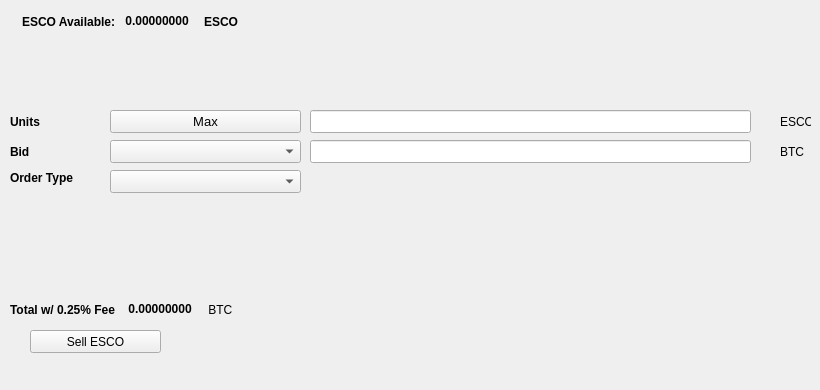
   <widget class="QWidget" name="SellTab">
    <attribute name="title">
     <string>Sell</string>
    </attribute>
    <widget class="QLabel" name="label_16">
     <property name="geometry">
      <rect>
       <x>780</x>
       <y>140</y>
       <width>31</width>
       <height>23</height>
      </rect>
     </property>
     <property name="text">
      <string>BTC</string>
     </property>
    </widget>
    <widget class="QComboBox" name="SellBidcomboBox">
     <property name="geometry">
      <rect>
       <x>110</x>
       <y>140</y>
       <width>191</width>
       <height>23</height>
      </rect>
     </property>
     <property name="font">
      <font>
       <pointsize>10</pointsize>
      </font>
     </property>
    </widget>
    <widget class="QLabel" name="label_18">
     <property name="geometry">
      <rect>
       <x>10</x>
       <y>110</y>
       <width>46</width>
       <height>23</height>
      </rect>
     </property>
     <property name="font">
      <font>
       <weight>75</weight>
       <bold>true</bold>
      </font>
     </property>
     <property name="text">
      <string>Units</string>
     </property>
    </widget>
    <widget class="QPushButton" name="Sell_Max_Amount">
     <property name="geometry">
      <rect>
       <x>110</x>
       <y>110</y>
       <width>191</width>
       <height>23</height>
      </rect>
     </property>
     <property name="font">
      <font>
       <pointsize>10</pointsize>
      </font>
     </property>
     <property name="text">
      <string>Max</string>
     </property>
    </widget>
    <widget class="QLabel" name="label_20">
     <property name="geometry">
      <rect>
       <x>10</x>
       <y>170</y>
       <width>91</width>
       <height>16</height>
      </rect>
     </property>
     <property name="font">
      <font>
       <weight>75</weight>
       <bold>true</bold>
      </font>
     </property>
     <property name="text">
      <string>Order Type</string>
     </property>
    </widget>
    <widget class="QComboBox" name="SellOrdertypeCombo">
     <property name="geometry">
      <rect>
       <x>110</x>
       <y>170</y>
       <width>191</width>
       <height>23</height>
      </rect>
     </property>
     <property name="font">
      <font>
       <pointsize>10</pointsize>
      </font>
     </property>
    </widget>
    <widget class="QLabel" name="label_21">
     <property name="geometry">
      <rect>
       <x>10</x>
       <y>140</y>
       <width>46</width>
       <height>23</height>
      </rect>
     </property>
     <property name="font">
      <font>
       <weight>75</weight>
       <bold>true</bold>
      </font>
     </property>
     <property name="text">
      <string>Bid</string>
     </property>
    </widget>
    <widget class="QLabel" name="label_22">
     <property name="geometry">
      <rect>
       <x>780</x>
       <y>110</y>
       <width>31</width>
       <height>23</height>
      </rect>
     </property>
     <property name="text">
      <string>ESCO</string>
     </property>
    </widget>
    <widget class="QLineEdit" name="UnitsInputESCO">
     <property name="geometry">
      <rect>
       <x>310</x>
       <y>110</y>
       <width>441</width>
       <height>23</height>
      </rect>
     </property>
     <property name="font">
      <font>
       <pointsize>9</pointsize>
       <weight>75</weight>
       <bold>true</bold>
      </font>
     </property>
    </widget>
    <widget class="QLineEdit" name="SellBidPriceEdit">
     <property name="geometry">
      <rect>
       <x>310</x>
       <y>140</y>
       <width>441</width>
       <height>23</height>
      </rect>
     </property>
     <property name="font">
      <font>
       <pointsize>9</pointsize>
       <weight>75</weight>
       <bold>true</bold>
      </font>
     </property>
    </widget>
    <widget class="QPushButton" name="SellESCOBTN">
     <property name="geometry">
      <rect>
       <x>30</x>
       <y>330</y>
       <width>131</width>
       <height>23</height>
      </rect>
     </property>
     <property name="text">
      <string>Sell ESCO</string>
     </property>
     <property name="icon">
      <iconset resource="../escrow">
       <normaloff>:/icons/bitcoin</normaloff>:/icons/bitcoin</iconset>
     </property>
    </widget>
    <widget class="QWidget" name="layoutWidget3">
     <property name="geometry">
      <rect>
       <x>22</x>
       <y>12</y>
       <width>258</width>
       <height>19</height>
      </rect>
     </property>
     <layout class="QHBoxLayout" name="horizontalLayout">
      <item>
       <widget class="QLabel" name="label232_2">
        <property name="font">
         <font>
          <weight>75</weight>
          <bold>true</bold>
         </font>
        </property>
        <property name="text">
         <string>ESCO Available:</string>
        </property>
       </widget>
      </item>
      <item>
       <widget class="QLabel" name="ESCOAvailableLabel">
        <property name="palette">
         <palette>
          <active>
           <colorrole role="WindowText">
            <brush brushstyle="SolidPattern">
             <color alpha="255">
              <red>0</red>
              <green>0</green>
              <blue>0</blue>
             </color>
            </brush>
           </colorrole>
           <colorrole role="Button">
            <brush brushstyle="SolidPattern">
             <color alpha="255">
              <red>0</red>
              <green>170</green>
              <blue>0</blue>
             </color>
            </brush>
           </colorrole>
           <colorrole role="Light">
            <brush brushstyle="SolidPattern">
             <color alpha="255">
              <red>0</red>
              <green>255</green>
              <blue>0</blue>
             </color>
            </brush>
           </colorrole>
           <colorrole role="Midlight">
            <brush brushstyle="SolidPattern">
             <color alpha="255">
              <red>0</red>
              <green>212</green>
              <blue>0</blue>
             </color>
            </brush>
           </colorrole>
           <colorrole role="Dark">
            <brush brushstyle="SolidPattern">
             <color alpha="255">
              <red>0</red>
              <green>85</green>
              <blue>0</blue>
             </color>
            </brush>
           </colorrole>
           <colorrole role="Mid">
            <brush brushstyle="SolidPattern">
             <color alpha="255">
              <red>0</red>
              <green>113</green>
              <blue>0</blue>
             </color>
            </brush>
           </colorrole>
           <colorrole role="Text">
            <brush brushstyle="SolidPattern">
             <color alpha="255">
              <red>0</red>
              <green>170</green>
              <blue>0</blue>
             </color>
            </brush>
           </colorrole>
           <colorrole role="BrightText">
            <brush brushstyle="SolidPattern">
             <color alpha="255">
              <red>255</red>
              <green>255</green>
              <blue>255</blue>
             </color>
            </brush>
           </colorrole>
           <colorrole role="ButtonText">
            <brush brushstyle="SolidPattern">
             <color alpha="255">
              <red>0</red>
              <green>0</green>
              <blue>0</blue>
             </color>
            </brush>
           </colorrole>
           <colorrole role="Base">
            <brush brushstyle="SolidPattern">
             <color alpha="255">
              <red>255</red>
              <green>255</green>
              <blue>255</blue>
             </color>
            </brush>
           </colorrole>
           <colorrole role="Window">
            <brush brushstyle="SolidPattern">
             <color alpha="255">
              <red>0</red>
              <green>170</green>
              <blue>0</blue>
             </color>
            </brush>
           </colorrole>
           <colorrole role="Shadow">
            <brush brushstyle="SolidPattern">
             <color alpha="255">
              <red>0</red>
              <green>0</green>
              <blue>0</blue>
             </color>
            </brush>
           </colorrole>
           <colorrole role="AlternateBase">
            <brush brushstyle="SolidPattern">
             <color alpha="255">
              <red>127</red>
              <green>212</green>
              <blue>127</blue>
             </color>
            </brush>
           </colorrole>
           <colorrole role="ToolTipBase">
            <brush brushstyle="SolidPattern">
             <color alpha="255">
              <red>255</red>
              <green>255</green>
              <blue>220</blue>
             </color>
            </brush>
           </colorrole>
           <colorrole role="ToolTipText">
            <brush brushstyle="SolidPattern">
             <color alpha="255">
              <red>0</red>
              <green>0</green>
              <blue>0</blue>
             </color>
            </brush>
           </colorrole>
          </active>
          <inactive>
           <colorrole role="WindowText">
            <brush brushstyle="SolidPattern">
             <color alpha="255">
              <red>0</red>
              <green>0</green>
              <blue>0</blue>
             </color>
            </brush>
           </colorrole>
           <colorrole role="Button">
            <brush brushstyle="SolidPattern">
             <color alpha="255">
              <red>0</red>
              <green>170</green>
              <blue>0</blue>
             </color>
            </brush>
           </colorrole>
           <colorrole role="Light">
            <brush brushstyle="SolidPattern">
             <color alpha="255">
              <red>0</red>
              <green>255</green>
              <blue>0</blue>
             </color>
            </brush>
           </colorrole>
           <colorrole role="Midlight">
            <brush brushstyle="SolidPattern">
             <color alpha="255">
              <red>0</red>
              <green>212</green>
              <blue>0</blue>
             </color>
            </brush>
           </colorrole>
           <colorrole role="Dark">
            <brush brushstyle="SolidPattern">
             <color alpha="255">
              <red>0</red>
              <green>85</green>
              <blue>0</blue>
             </color>
            </brush>
           </colorrole>
           <colorrole role="Mid">
            <brush brushstyle="SolidPattern">
             <color alpha="255">
              <red>0</red>
              <green>113</green>
              <blue>0</blue>
             </color>
            </brush>
           </colorrole>
           <colorrole role="Text">
            <brush brushstyle="SolidPattern">
             <color alpha="255">
              <red>0</red>
              <green>170</green>
              <blue>0</blue>
             </color>
            </brush>
           </colorrole>
           <colorrole role="BrightText">
            <brush brushstyle="SolidPattern">
             <color alpha="255">
              <red>255</red>
              <green>255</green>
              <blue>255</blue>
             </color>
            </brush>
           </colorrole>
           <colorrole role="ButtonText">
            <brush brushstyle="SolidPattern">
             <color alpha="255">
              <red>0</red>
              <green>0</green>
              <blue>0</blue>
             </color>
            </brush>
           </colorrole>
           <colorrole role="Base">
            <brush brushstyle="SolidPattern">
             <color alpha="255">
              <red>255</red>
              <green>255</green>
              <blue>255</blue>
             </color>
            </brush>
           </colorrole>
           <colorrole role="Window">
            <brush brushstyle="SolidPattern">
             <color alpha="255">
              <red>0</red>
              <green>170</green>
              <blue>0</blue>
             </color>
            </brush>
           </colorrole>
           <colorrole role="Shadow">
            <brush brushstyle="SolidPattern">
             <color alpha="255">
              <red>0</red>
              <green>0</green>
              <blue>0</blue>
             </color>
            </brush>
           </colorrole>
           <colorrole role="AlternateBase">
            <brush brushstyle="SolidPattern">
             <color alpha="255">
              <red>127</red>
              <green>212</green>
              <blue>127</blue>
             </color>
            </brush>
           </colorrole>
           <colorrole role="ToolTipBase">
            <brush brushstyle="SolidPattern">
             <color alpha="255">
              <red>255</red>
              <green>255</green>
              <blue>220</blue>
             </color>
            </brush>
           </colorrole>
           <colorrole role="ToolTipText">
            <brush brushstyle="SolidPattern">
             <color alpha="255">
              <red>0</red>
              <green>0</green>
              <blue>0</blue>
             </color>
            </brush>
           </colorrole>
          </inactive>
          <disabled>
           <colorrole role="WindowText">
            <brush brushstyle="SolidPattern">
             <color alpha="255">
              <red>0</red>
              <green>85</green>
              <blue>0</blue>
             </color>
            </brush>
           </colorrole>
           <colorrole role="Button">
            <brush brushstyle="SolidPattern">
             <color alpha="255">
              <red>0</red>
              <green>170</green>
              <blue>0</blue>
             </color>
            </brush>
           </colorrole>
           <colorrole role="Light">
            <brush brushstyle="SolidPattern">
             <color alpha="255">
              <red>0</red>
              <green>255</green>
              <blue>0</blue>
             </color>
            </brush>
           </colorrole>
           <colorrole role="Midlight">
            <brush brushstyle="SolidPattern">
             <color alpha="255">
              <red>0</red>
              <green>212</green>
              <blue>0</blue>
             </color>
            </brush>
           </colorrole>
           <colorrole role="Dark">
            <brush brushstyle="SolidPattern">
             <color alpha="255">
              <red>0</red>
              <green>85</green>
              <blue>0</blue>
             </color>
            </brush>
           </colorrole>
           <colorrole role="Mid">
            <brush brushstyle="SolidPattern">
             <color alpha="255">
              <red>0</red>
              <green>113</green>
              <blue>0</blue>
             </color>
            </brush>
           </colorrole>
           <colorrole role="Text">
            <brush brushstyle="SolidPattern">
             <color alpha="255">
              <red>0</red>
              <green>85</green>
              <blue>0</blue>
             </color>
            </brush>
           </colorrole>
           <colorrole role="BrightText">
            <brush brushstyle="SolidPattern">
             <color alpha="255">
              <red>255</red>
              <green>255</green>
              <blue>255</blue>
             </color>
            </brush>
           </colorrole>
           <colorrole role="ButtonText">
            <brush brushstyle="SolidPattern">
             <color alpha="255">
              <red>0</red>
              <green>85</green>
              <blue>0</blue>
             </color>
            </brush>
           </colorrole>
           <colorrole role="Base">
            <brush brushstyle="SolidPattern">
             <color alpha="255">
              <red>0</red>
              <green>170</green>
              <blue>0</blue>
             </color>
            </brush>
           </colorrole>
           <colorrole role="Window">
            <brush brushstyle="SolidPattern">
             <color alpha="255">
              <red>0</red>
              <green>170</green>
              <blue>0</blue>
             </color>
            </brush>
           </colorrole>
           <colorrole role="Shadow">
            <brush brushstyle="SolidPattern">
             <color alpha="255">
              <red>0</red>
              <green>0</green>
              <blue>0</blue>
             </color>
            </brush>
           </colorrole>
           <colorrole role="AlternateBase">
            <brush brushstyle="SolidPattern">
             <color alpha="255">
              <red>0</red>
              <green>170</green>
              <blue>0</blue>
             </color>
            </brush>
           </colorrole>
           <colorrole role="ToolTipBase">
            <brush brushstyle="SolidPattern">
             <color alpha="255">
              <red>255</red>
              <green>255</green>
              <blue>220</blue>
             </color>
            </brush>
           </colorrole>
           <colorrole role="ToolTipText">
            <brush brushstyle="SolidPattern">
             <color alpha="255">
              <red>0</red>
              <green>0</green>
              <blue>0</blue>
             </color>
            </brush>
           </colorrole>
          </disabled>
         </palette>
        </property>
        <property name="font">
         <font>
          <weight>75</weight>
          <bold>true</bold>
         </font>
        </property>
        <property name="text">
         <string> 0.00000000 </string>
        </property>
        <property name="textInteractionFlags">
         <set>Qt::LinksAccessibleByMouse|Qt::TextSelectableByKeyboard|Qt::TextSelectableByMouse</set>
        </property>
       </widget>
      </item>
      <item>
       <widget class="QLabel" name="labelESCO">
        <property name="font">
         <font>
          <weight>75</weight>
          <bold>true</bold>
         </font>
        </property>
        <property name="text">
         <string>ESCO</string>
        </property>
       </widget>
      </item>
     </layout>
    </widget>
    <widget class="QWidget" name="layoutWidget">
     <property name="geometry">
      <rect>
       <x>10</x>
       <y>300</y>
       <width>268</width>
       <height>19</height>
      </rect>
     </property>
     <layout class="QHBoxLayout" name="horizontalLayout_2">
      <item>
       <widget class="QLabel" name="label_19">
        <property name="font">
         <font>
          <weight>75</weight>
          <bold>true</bold>
         </font>
        </property>
        <property name="text">
         <string>Total w/ 0.25% Fee </string>
        </property>
       </widget>
      </item>
      <item>
       <widget class="QLabel" name="SellCostLabel">
        <property name="palette">
         <palette>
          <active>
           <colorrole role="WindowText">
            <brush brushstyle="SolidPattern">
             <color alpha="255">
              <red>0</red>
              <green>0</green>
              <blue>0</blue>
             </color>
            </brush>
           </colorrole>
           <colorrole role="Button">
            <brush brushstyle="SolidPattern">
             <color alpha="255">
              <red>0</red>
              <green>170</green>
              <blue>0</blue>
             </color>
            </brush>
           </colorrole>
           <colorrole role="Light">
            <brush brushstyle="SolidPattern">
             <color alpha="255">
              <red>0</red>
              <green>255</green>
              <blue>0</blue>
             </color>
            </brush>
           </colorrole>
           <colorrole role="Midlight">
            <brush brushstyle="SolidPattern">
             <color alpha="255">
              <red>0</red>
              <green>212</green>
              <blue>0</blue>
             </color>
            </brush>
           </colorrole>
           <colorrole role="Dark">
            <brush brushstyle="SolidPattern">
             <color alpha="255">
              <red>0</red>
              <green>85</green>
              <blue>0</blue>
             </color>
            </brush>
           </colorrole>
           <colorrole role="Mid">
            <brush brushstyle="SolidPattern">
             <color alpha="255">
              <red>0</red>
              <green>113</green>
              <blue>0</blue>
             </color>
            </brush>
           </colorrole>
           <colorrole role="Text">
            <brush brushstyle="SolidPattern">
             <color alpha="255">
              <red>0</red>
              <green>170</green>
              <blue>0</blue>
             </color>
            </brush>
           </colorrole>
           <colorrole role="BrightText">
            <brush brushstyle="SolidPattern">
             <color alpha="255">
              <red>255</red>
              <green>255</green>
              <blue>255</blue>
             </color>
            </brush>
           </colorrole>
           <colorrole role="ButtonText">
            <brush brushstyle="SolidPattern">
             <color alpha="255">
              <red>0</red>
              <green>0</green>
              <blue>0</blue>
             </color>
            </brush>
           </colorrole>
           <colorrole role="Base">
            <brush brushstyle="SolidPattern">
             <color alpha="255">
              <red>255</red>
              <green>255</green>
              <blue>255</blue>
             </color>
            </brush>
           </colorrole>
           <colorrole role="Window">
            <brush brushstyle="SolidPattern">
             <color alpha="255">
              <red>0</red>
              <green>170</green>
              <blue>0</blue>
             </color>
            </brush>
           </colorrole>
           <colorrole role="Shadow">
            <brush brushstyle="SolidPattern">
             <color alpha="255">
              <red>0</red>
              <green>0</green>
              <blue>0</blue>
             </color>
            </brush>
           </colorrole>
           <colorrole role="AlternateBase">
            <brush brushstyle="SolidPattern">
             <color alpha="255">
              <red>127</red>
              <green>212</green>
              <blue>127</blue>
             </color>
            </brush>
           </colorrole>
           <colorrole role="ToolTipBase">
            <brush brushstyle="SolidPattern">
             <color alpha="255">
              <red>255</red>
              <green>255</green>
              <blue>220</blue>
             </color>
            </brush>
           </colorrole>
           <colorrole role="ToolTipText">
            <brush brushstyle="SolidPattern">
             <color alpha="255">
              <red>0</red>
              <green>0</green>
              <blue>0</blue>
             </color>
            </brush>
           </colorrole>
          </active>
          <inactive>
           <colorrole role="WindowText">
            <brush brushstyle="SolidPattern">
             <color alpha="255">
              <red>0</red>
              <green>0</green>
              <blue>0</blue>
             </color>
            </brush>
           </colorrole>
           <colorrole role="Button">
            <brush brushstyle="SolidPattern">
             <color alpha="255">
              <red>0</red>
              <green>170</green>
              <blue>0</blue>
             </color>
            </brush>
           </colorrole>
           <colorrole role="Light">
            <brush brushstyle="SolidPattern">
             <color alpha="255">
              <red>0</red>
              <green>255</green>
              <blue>0</blue>
             </color>
            </brush>
           </colorrole>
           <colorrole role="Midlight">
            <brush brushstyle="SolidPattern">
             <color alpha="255">
              <red>0</red>
              <green>212</green>
              <blue>0</blue>
             </color>
            </brush>
           </colorrole>
           <colorrole role="Dark">
            <brush brushstyle="SolidPattern">
             <color alpha="255">
              <red>0</red>
              <green>85</green>
              <blue>0</blue>
             </color>
            </brush>
           </colorrole>
           <colorrole role="Mid">
            <brush brushstyle="SolidPattern">
             <color alpha="255">
              <red>0</red>
              <green>113</green>
              <blue>0</blue>
             </color>
            </brush>
           </colorrole>
           <colorrole role="Text">
            <brush brushstyle="SolidPattern">
             <color alpha="255">
              <red>0</red>
              <green>170</green>
              <blue>0</blue>
             </color>
            </brush>
           </colorrole>
           <colorrole role="BrightText">
            <brush brushstyle="SolidPattern">
             <color alpha="255">
              <red>255</red>
              <green>255</green>
              <blue>255</blue>
             </color>
            </brush>
           </colorrole>
           <colorrole role="ButtonText">
            <brush brushstyle="SolidPattern">
             <color alpha="255">
              <red>0</red>
              <green>0</green>
              <blue>0</blue>
             </color>
            </brush>
           </colorrole>
           <colorrole role="Base">
            <brush brushstyle="SolidPattern">
             <color alpha="255">
              <red>255</red>
              <green>255</green>
              <blue>255</blue>
             </color>
            </brush>
           </colorrole>
           <colorrole role="Window">
            <brush brushstyle="SolidPattern">
             <color alpha="255">
              <red>0</red>
              <green>170</green>
              <blue>0</blue>
             </color>
            </brush>
           </colorrole>
           <colorrole role="Shadow">
            <brush brushstyle="SolidPattern">
             <color alpha="255">
              <red>0</red>
              <green>0</green>
              <blue>0</blue>
             </color>
            </brush>
           </colorrole>
           <colorrole role="AlternateBase">
            <brush brushstyle="SolidPattern">
             <color alpha="255">
              <red>127</red>
              <green>212</green>
              <blue>127</blue>
             </color>
            </brush>
           </colorrole>
           <colorrole role="ToolTipBase">
            <brush brushstyle="SolidPattern">
             <color alpha="255">
              <red>255</red>
              <green>255</green>
              <blue>220</blue>
             </color>
            </brush>
           </colorrole>
           <colorrole role="ToolTipText">
            <brush brushstyle="SolidPattern">
             <color alpha="255">
              <red>0</red>
              <green>0</green>
              <blue>0</blue>
             </color>
            </brush>
           </colorrole>
          </inactive>
          <disabled>
           <colorrole role="WindowText">
            <brush brushstyle="SolidPattern">
             <color alpha="255">
              <red>0</red>
              <green>85</green>
              <blue>0</blue>
             </color>
            </brush>
           </colorrole>
           <colorrole role="Button">
            <brush brushstyle="SolidPattern">
             <color alpha="255">
              <red>0</red>
              <green>170</green>
              <blue>0</blue>
             </color>
            </brush>
           </colorrole>
           <colorrole role="Light">
            <brush brushstyle="SolidPattern">
             <color alpha="255">
              <red>0</red>
              <green>255</green>
              <blue>0</blue>
             </color>
            </brush>
           </colorrole>
           <colorrole role="Midlight">
            <brush brushstyle="SolidPattern">
             <color alpha="255">
              <red>0</red>
              <green>212</green>
              <blue>0</blue>
             </color>
            </brush>
           </colorrole>
           <colorrole role="Dark">
            <brush brushstyle="SolidPattern">
             <color alpha="255">
              <red>0</red>
              <green>85</green>
              <blue>0</blue>
             </color>
            </brush>
           </colorrole>
           <colorrole role="Mid">
            <brush brushstyle="SolidPattern">
             <color alpha="255">
              <red>0</red>
              <green>113</green>
              <blue>0</blue>
             </color>
            </brush>
           </colorrole>
           <colorrole role="Text">
            <brush brushstyle="SolidPattern">
             <color alpha="255">
              <red>0</red>
              <green>85</green>
              <blue>0</blue>
             </color>
            </brush>
           </colorrole>
           <colorrole role="BrightText">
            <brush brushstyle="SolidPattern">
             <color alpha="255">
              <red>255</red>
              <green>255</green>
              <blue>255</blue>
             </color>
            </brush>
           </colorrole>
           <colorrole role="ButtonText">
            <brush brushstyle="SolidPattern">
             <color alpha="255">
              <red>0</red>
              <green>85</green>
              <blue>0</blue>
             </color>
            </brush>
           </colorrole>
           <colorrole role="Base">
            <brush brushstyle="SolidPattern">
             <color alpha="255">
              <red>0</red>
              <green>170</green>
              <blue>0</blue>
             </color>
            </brush>
           </colorrole>
           <colorrole role="Window">
            <brush brushstyle="SolidPattern">
             <color alpha="255">
              <red>0</red>
              <green>170</green>
              <blue>0</blue>
             </color>
            </brush>
           </colorrole>
           <colorrole role="Shadow">
            <brush brushstyle="SolidPattern">
             <color alpha="255">
              <red>0</red>
              <green>0</green>
              <blue>0</blue>
             </color>
            </brush>
           </colorrole>
           <colorrole role="AlternateBase">
            <brush brushstyle="SolidPattern">
             <color alpha="255">
              <red>0</red>
              <green>170</green>
              <blue>0</blue>
             </color>
            </brush>
           </colorrole>
           <colorrole role="ToolTipBase">
            <brush brushstyle="SolidPattern">
             <color alpha="255">
              <red>255</red>
              <green>255</green>
              <blue>220</blue>
             </color>
            </brush>
           </colorrole>
           <colorrole role="ToolTipText">
            <brush brushstyle="SolidPattern">
             <color alpha="255">
              <red>0</red>
              <green>0</green>
              <blue>0</blue>
             </color>
            </brush>
           </colorrole>
          </disabled>
         </palette>
        </property>
        <property name="font">
         <font>
          <weight>75</weight>
          <bold>true</bold>
         </font>
        </property>
        <property name="autoFillBackground">
         <bool>false</bool>
        </property>
        <property name="text">
         <string> 0.00000000</string>
        </property>
        <property name="textInteractionFlags">
         <set>Qt::LinksAccessibleByMouse|Qt::TextSelectableByMouse</set>
        </property>
       </widget>
      </item>
      <item>
       <widget class="QLabel" name="label_17">
        <property name="font">
         <font>
          <weight>50</weight>
          <bold>false</bold>
         </font>
        </property>
        <property name="text">
         <string> BTC</string>
        </property>
       </widget>
      </item>
     </layout>
    </widget>
    <widget class="QLabel" name="label_23">
     <property name="geometry">
      <rect>
       <x>460</x>
       <y>300</y>
       <width>281</width>
       <height>81</height>
      </rect>
     </property>
     <property name="text">
      <string/>
     </property>
     <property name="pixmap">
      <pixmap>:/images/bittrex</pixmap>
     </property>
    </widget>
   </widget>
